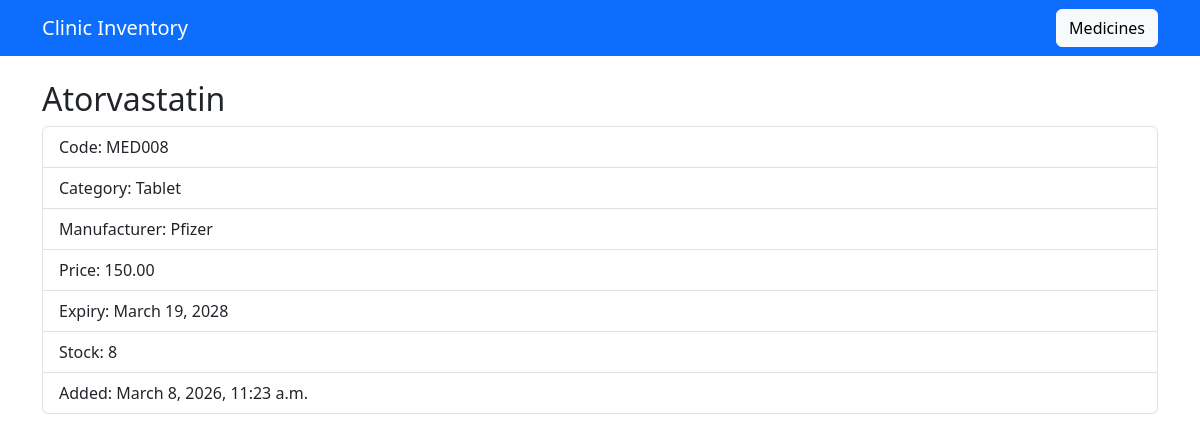
/details/4/, run on the app's committed database.
### medicine/models.py (models this page shows, shortened)
class Medicine(models.Model):
    CATEGORY_CHOICES = [
        ('Tablet','Tablet'),
        ('Syrup','Syrup'),
        ('Injection','Injection'),
        ('Capsule','Capsule'),
    ]
    name = models.CharField(max_length=200)
    code = models.CharField(max_length=50, unique=True)
    category = models.CharField(max_length=50, choices=CATEGORY_CHOICES)
    manufacturer = models.CharField(max_length=200)
    expiry_date = models.DateField()
    price = models.DecimalField(max_digits=10, decimal_places=2)
    stock = models.IntegerField()
    description = models.TextField(blank=True)
    date_added = models.DateTimeField(auto_now_add=True)

### medicine/views.py (the view)
# urls.py: path('details/<int:id>/',views.medicine_detail,name="medicine_detail"),
def medicine_detail(request,id):
    medicine = get_object_or_404(Medicine,id=id)
    return render(request,'medicine_detail.html',{'medicine':medicine})

### templates/medicine_detail.html
{% extends 'base.html' %}
{% block content %}
<h2>{{medicine.name}}</h2>
<ul class="list-group">
<li class="list-group-item">Code: {{medicine.code}}</li>
<li class="list-group-item">Category: {{medicine.category}}</li>
<li class="list-group-item">Manufacturer: {{medicine.manufacturer}}</li>
<li class="list-group-item">Price: {{medicine.price}}</li>
<li class="list-group-item">Expiry: {{medicine.expiry_date}}</li>
<li class="list-group-item">Stock: {{medicine.stock}}</li>
<li class="list-group-item">Added: {{medicine.date_added}}</li>
</ul>
{% endblock %}

### data on the page
Medicine: name "Atorvastatin", code "MED008", category "Tablet", manufacturer "Pfizer", price "150.00", expiry_date "March 19, 2028", stock "8", date_added "March 8, 2026, 11:23 a.m."
